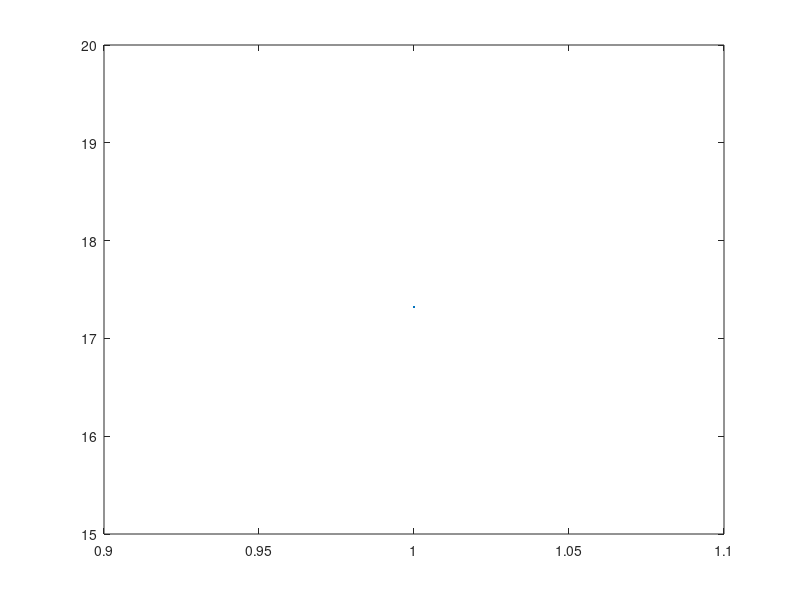

Write the MATLAB code that produced this figure.
t = 10;
a1 = 13;
a2 = 20;
converterToRadiasn = pi/180;
phase1 = 88 * converterToRadiasn;
phase2 = -30 * converterToRadiasn;
x1 = a1 * cos(2*pi*(3000 * t) + phase1)
x2 = a2 * cos(2*pi*(3000 * t) + phase2)
plot(x1)
plot(x2)

% function	Z = replacez(A)
% %REPLACEZ	Function that replaces the negative elements
% %	of a matrix with the number 77
% %	usage:
% %	Z = replacez(A)
% %	A  = input matrix whose negative elements are to
% %	be replaced with 77
% %
% [M,N] = size(A);
%     i = 1;
%     % for i=1:M
%     while(i <= M)
%         j = 1;
%         % for j=1:N
%         while(j <= N)
%             Z(i,j) =  (A(i,j) < 0) * 77 + (A(i,j) >= 0) * A(i,j);
            
%             % if A(i,j) < 0
%             %     Z(i,j) = 77;
%             % end
%             % else
%             %     Z(i,j) = A(i,j);
%             % end
%             j = j + 1;
%         end 
%         i = i + 1;
%     end
% end



% A = randn(6,3)
% % สร้าง matrix ขนาด 6 * 3 โดย แรนดอมค่าแบบ normal distribution
% % B = (A>0)
% A = A .* (A>0) 
% % .* คือ operation ในการคูณ array โดย operand ด้านขวาคือการ map array A เป็น 1 หรือ 0 โดนมี condition ว่า A มากกว่า 0 หรือไม่


% function Z = expand(xx,ncol)
% %EXPAND	Function to generate a matrix Z with identical columns
% %	equal to an input vector xx
% %	usage:
% %	Z = expand(xx,ncol)
% %	xx = the input vector containing one column for Z
% %	ncol = the number of desired columns
% %
%     % xx = xx(:);	%-- makes the input vector x into a column vector
%     % Z = zeros(length(xx),ncol);
%     % % for i=1:ncol
%     % Z(:,1:1:ncol) = xx;
%     xx = xx(:);	%-- makes the input vector x into a column vector
%     Z = zeros(length(xx),ncol);
%     i = 1
%     while(i <= ncol)
%     % for i = 1:ncol
%         Z(:,i) = xx;
%         i =  i + 1;
%     end
% end

% yy = ones(1,10)
% a = expand(yy,4)


% tt = -2 :0.05 :	3;
% xx = sin( 2*pi*0.789*tt );
% plot( tt, xx ), grid on %<--- plot a sinusoid title(’TEST PLOT of SINUSOID’)
% plot(0.5*cos( 2*pi*0.789*tt ))


% SOUND
% dur = 1.0;
% fs = 8000;
% tt = 0: (1/fs):dur; 
% xx = sin(2*pi*2000*tt ); 
% length(xx)
% sound( xx, fs )
% soundsc(xx, fs)

% Function

% function xx = cosgent(f,dur)
    
    
% 	tt = [0:1/(20*f):dur];
% 	yy = cos(2*pi*f*tt);
%     xx = yy;
%     return;
% end
% a = cosgent(2,20)


% function y = average(x)
% if ~isvector(x)
%     error('Input must be a vector')
% end
%     y = sum(x)/length(x); 
% end
% z = 1:99;
% average(z)

% function xx = cosgen(f,dur)
% 	%COSGEN	Function to generate a cosine wave
% 	%	usage:
% 	%	xx = cosgen(f,dur)
% 	%	f = desired frequency
% 	%	dur = duration of the waveform in seconds
% %
% 	tt = [0:1/(20*f):dur];	%  gives 20 samples per period 
% 	yy = cos(2*pi*f*tt);
%     xx = yy;
% end


% function [sum,prod] = sumprod(x1,x2)
% %SUMPROD	Function to add and multiply two complex numbers
% %	usage:
% %	[sum,prod] = sumprod(x1,x2)
% %	x1 = a complex number
% %	x2 = another complex number
% %	sum  = sum of x1 and x2
% %	prod = product of x1 and x2
% %

% sum = x1+x2;
% prod = x1*x2;
% end
% [a,b] = sumprod(1,1)

% yy = ones(7,1) * rand(1,4) % [ 7 * 1] x [ 1 * 4] 
% xx = randn(5,5)
% jj = ones(6,1)
% xx(1,:)

% yy = xx(ones(6,1),:)


